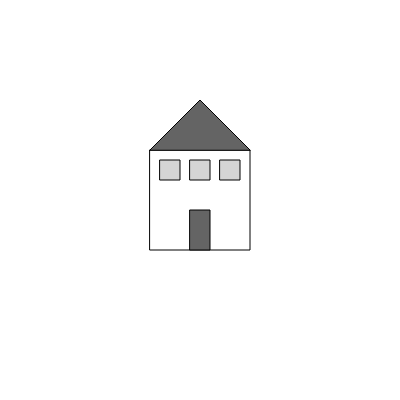
Frame 1 (no input)
Frame 60 (no input): identical to frame 1, image omitted
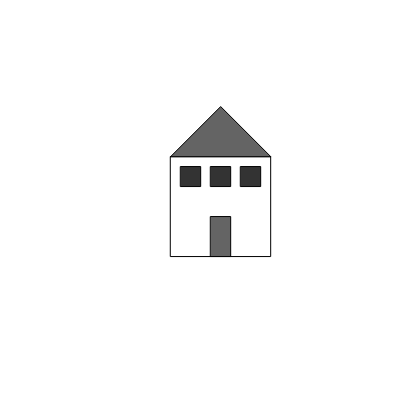
Frame 120 (the mouse pressed at the canvas centre since frame 60)

The p5.js sketch that drew these frames (run headless with seeded random() and noise() and a simulated clock; from frame 60 on, the mouse is pressed at the canvas centre):

// p5.js sketch
// ── sketch.js
//multiple functions

var x =150;
var y = 150;
var houseD = 100; //house diameter

var w = 20;//window height and width
var h = 20;

function setup() {
  createCanvas(400, 400); 
  background(255);
  smooth(2);
}

function draw() {
  background(255);
  noFill();
  
  // A color based on distance from the mouse
  var d = dist(x, y, mouseX, mouseY);
  var c = color(d); 
  
  // mouseX position determines speed factor for houseQuake function
 var factor = constrain(mouseX/10, 0 , 5);
 
  // The functions are given arguments, such 
  // as "houseQuake by the following factor"
  // and "draw house with the following color."
 houseQuake(factor);
 drawHouse(c);
  }

function houseQuake(speed){
  //change x and y randomly
  x = x + random(-1, 1)*speed;
  y = y + random(-1, 1)*speed;
  // Constrain house to window
  x = constrain(x, 0, width);
  y = constrain(y, 0, height);
}

function drawHouse(windowColor){
    //house
  rect(x, y, houseD, houseD);
 //windows
   fill(windowColor); 
 for (var i = x+10; i < x+houseD; i = i+30) {
    stroke(0); 
    rect(i, y+10, w, h);
}
  fill(100);
  //roof
  triangle(x, y, x+houseD/2, y-houseD/2, x+houseD, y);
  //door 
  rect(x+40, y+60, w, h*2); 
 
}
